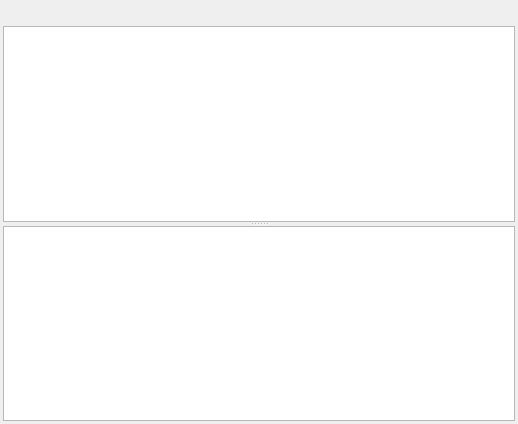
<?xml version="1.0" encoding="UTF-8"?>
<ui version="4.0">
 <class>ValueEditorScript</class>
 <widget class="QWidget" name="ValueEditorScript">
  <property name="geometry">
   <rect>
    <x>0</x>
    <y>0</y>
    <width>518</width>
    <height>424</height>
   </rect>
  </property>
  <property name="windowTitle">
   <string>Form</string>
  </property>
  <layout class="QVBoxLayout" name="verticalLayout">
   <property name="spacing">
    <number>3</number>
   </property>
   <property name="leftMargin">
    <number>3</number>
   </property>
   <property name="topMargin">
    <number>3</number>
   </property>
   <property name="rightMargin">
    <number>3</number>
   </property>
   <property name="bottomMargin">
    <number>3</number>
   </property>
   <item>
    <layout class="QHBoxLayout" name="toolBarLayout">
     <property name="spacing">
      <number>1</number>
     </property>
     <property name="leftMargin">
      <number>0</number>
     </property>
     <property name="topMargin">
      <number>0</number>
     </property>
     <property name="rightMargin">
      <number>0</number>
     </property>
     <property name="bottomMargin">
      <number>0</number>
     </property>
     <item>
      <spacer name="horizontalSpacer">
       <property name="orientation">
        <enum>Qt::Horizontal</enum>
       </property>
       <property name="sizeHint" stdset="0">
        <size>
         <width>40</width>
         <height>20</height>
        </size>
       </property>
      </spacer>
     </item>
     <item>
      <widget class="QLabel" name="label">
       <property name="text">
        <string notr="true">&lt;field&gt;</string>
       </property>
      </widget>
     </item>
    </layout>
   </item>
   <item>
    <widget class="QSplitter" name="logSplitter">
     <property name="orientation">
      <enum>Qt::Vertical</enum>
     </property>
     <widget class="SourceEdit" name="editor"/>
     <widget class="QListWidget" name="logList"/>
    </widget>
   </item>
  </layout>
  <action name="aLoad">
   <property name="icon">
    <iconset resource="../../resources/standard-icons.qrc">
     <normaloff>:/icons/old/document-open.png</normaloff>:/icons/old/document-open.png</iconset>
   </property>
   <property name="text">
    <string>Load</string>
   </property>
   <property name="toolTip">
    <string>Load from file..</string>
   </property>
  </action>
  <action name="aUndo">
   <property name="icon">
    <iconset resource="../../resources/standard-icons.qrc">
     <normaloff>:/icons/old/document-revert.png</normaloff>:/icons/old/document-revert.png</iconset>
   </property>
   <property name="text">
    <string>Restore data</string>
   </property>
   <property name="toolTip">
    <string>Undo changes</string>
   </property>
  </action>
  <action name="aSave">
   <property name="icon">
    <iconset resource="../../resources/standard-icons.qrc">
     <normaloff>:/icons/old/document-save.png</normaloff>:/icons/old/document-save.png</iconset>
   </property>
   <property name="text">
    <string>Save</string>
   </property>
   <property name="toolTip">
    <string>Save to file..</string>
   </property>
  </action>
  <action name="aCompile">
   <property name="icon">
    <iconset resource="../../resources/standard-icons.qrc">
     <normaloff>:/icons/old/run-build.png</normaloff>:/icons/old/run-build.png</iconset>
   </property>
   <property name="text">
    <string>Compile</string>
   </property>
   <property name="toolTip">
    <string>Compile script</string>
   </property>
  </action>
  <action name="aClear">
   <property name="icon">
    <iconset resource="../../resources/standard-icons.qrc">
     <normaloff>:/icons/old/edit-clear-list.png</normaloff>:/icons/old/edit-clear-list.png</iconset>
   </property>
   <property name="text">
    <string>Clear</string>
   </property>
   <property name="toolTip">
    <string>Clear script</string>
   </property>
  </action>
 </widget>
 <customwidgets>
  <customwidget>
   <class>SourceEdit</class>
   <extends>QPlainTextEdit</extends>
   <header>SourceEdit.h</header>
  </customwidget>
 </customwidgets>
 <resources>
  <include location="../../resources/standard-icons.qrc"/>
 </resources>
 <connections/>
</ui>
